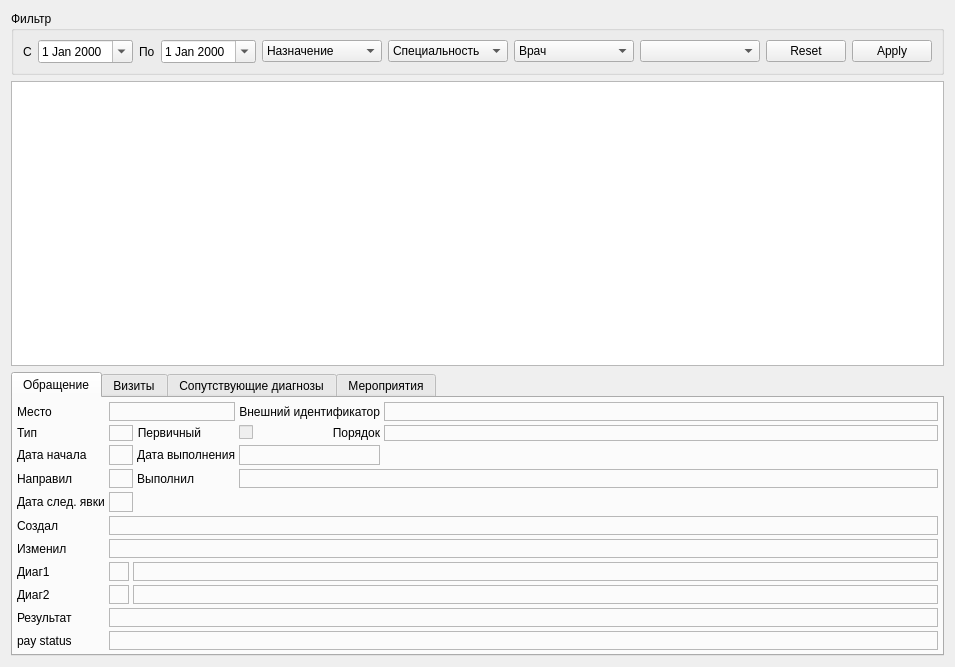
         <widget class="QWidget" name="scrollAreaWidgetContents">
          <property name="geometry">
           <rect>
            <x>0</x>
            <y>0</y>
            <width>938</width>
            <height>667</height>
           </rect>
          </property>
          <layout class="QVBoxLayout" name="verticalLayout_6">
           <item>
            <widget class="QGroupBox" name="frmAmbCardDiagnosticFilter">
             <property name="title">
              <string>Фильтр</string>
             </property>
             <layout class="QHBoxLayout" name="horizontalLayout">
              <item>
               <widget class="QLabel" name="lblAmbCardDiagnosticBegDate">
                <property name="text">
                 <string>С</string>
                </property>
               </widget>
              </item>
              <item>
               <widget class="CDateEdit" name="edtAmbCardDiagnosticsBegDate">
                <property name="calendarPopup">
                 <bool>true</bool>
                </property>
               </widget>
              </item>
              <item>
               <widget class="QLabel" name="lblAmbCardDiagnosticEndDate">
                <property name="text">
                 <string>По</string>
                </property>
               </widget>
              </item>
              <item>
               <widget class="CDateEdit" name="edtAmbCardDiagnosticsEndDate">
                <property name="calendarPopup">
                 <bool>true</bool>
                </property>
               </widget>
              </item>
              <item>
               <widget class="CRBComboBox" name="cmbAmbCardDiagnosticsPurpose">
                <property name="sizePolicy">
                 <sizepolicy hsizetype="Expanding" vsizetype="Fixed">
                  <horstretch>0</horstretch>
                  <verstretch>0</verstretch>
                 </sizepolicy>
                </property>
                <property name="minimumSize">
                 <size>
                  <width>120</width>
                  <height>0</height>
                 </size>
                </property>
                <item>
                 <property name="text">
                  <string>Назначение</string>
                 </property>
                </item>
               </widget>
              </item>
              <item>
               <widget class="CRBComboBox" name="cmbAmbCardDiagnosticsSpeciality">
                <property name="sizePolicy">
                 <sizepolicy hsizetype="Expanding" vsizetype="Fixed">
                  <horstretch>0</horstretch>
                  <verstretch>0</verstretch>
                 </sizepolicy>
                </property>
                <property name="minimumSize">
                 <size>
                  <width>120</width>
                  <height>0</height>
                 </size>
                </property>
                <item>
                 <property name="text">
                  <string>Специальность</string>
                 </property>
                </item>
               </widget>
              </item>
              <item>
               <widget class="CPersonComboBoxEx" name="cmbAmbCardDiagnosticsPerson">
                <property name="sizePolicy">
                 <sizepolicy hsizetype="Expanding" vsizetype="Fixed">
                  <horstretch>0</horstretch>
                  <verstretch>0</verstretch>
                 </sizepolicy>
                </property>
                <property name="minimumSize">
                 <size>
                  <width>120</width>
                  <height>0</height>
                 </size>
                </property>
                <item>
                 <property name="text">
                  <string>Врач</string>
                 </property>
                </item>
               </widget>
              </item>
              <item>
               <widget class="COrgStructureComboBox" name="cmbAmbOrgStructure">
                <property name="sizePolicy">
                 <sizepolicy hsizetype="Preferred" vsizetype="Fixed">
                  <horstretch>0</horstretch>
                  <verstretch>0</verstretch>
                 </sizepolicy>
                </property>
                <property name="minimumSize">
                 <size>
                  <width>120</width>
                  <height>0</height>
                 </size>
                </property>
               </widget>
              </item>
              <item>
               <widget class="QDialogButtonBox" name="cmdAmbCardDiagnosticsButtonBox">
                <property name="sizePolicy">
                 <sizepolicy hsizetype="Maximum" vsizetype="Fixed">
                  <horstretch>0</horstretch>
                  <verstretch>0</verstretch>
                 </sizepolicy>
                </property>
                <property name="orientation">
                 <enum>Qt::Horizontal</enum>
                </property>
                <property name="standardButtons">
                 <set>QDialogButtonBox::Apply|QDialogButtonBox::Reset</set>
                </property>
               </widget>
              </item>
             </layout>
            </widget>
           </item>
           <item>
            <widget class="QFrame" name="frmAmbCardDiagnostics">
             <property name="frameShape">
              <enum>QFrame::NoFrame</enum>
             </property>
             <property name="frameShadow">
              <enum>QFrame::Raised</enum>
             </property>
             <layout class="QVBoxLayout" name="verticalLayout_7">
              <property name="margin">
               <number>0</number>
              </property>
              <item>
               <widget class="CTableView" name="tblAmbCardDiagnostics">
                <property name="minimumSize">
                 <size>
                  <width>0</width>
                  <height>200</height>
                 </size>
                </property>
               </widget>
              </item>
              <item>
               <widget class="QTabWidget" name="tabAmbCardDiagnosticDetails">
                <property name="currentIndex">
                 <number>0</number>
                </property>
                <widget class="QWidget" name="tabAmbCardDiagnosticsEvent">
                 <attribute name="title">
                  <string>Обращение</string>
                 </attribute>
                 <layout class="QGridLayout" name="_4">
                  <property name="margin">
                   <number>4</number>
                  </property>
                  <property name="spacing">
                   <number>4</number>
                  </property>
                  <item row="2" column="4" colspan="2">
                   <widget class="QLabel" name="lblAmbCardEventExecDateValue">
                    <property name="frameShape">
                     <enum>QFrame::StyledPanel</enum>
                    </property>
                    <property name="frameShadow">
                     <enum>QFrame::Sunken</enum>
                    </property>
                    <property name="text">
                     <string/>
                    </property>
                   </widget>
                  </item>
                  <item row="2" column="6">
                   <spacer>
                    <property name="orientation">
                     <enum>Qt::Horizontal</enum>
                    </property>
                    <property name="sizeHint" stdset="0">
                     <size>
                      <width>171</width>
                      <height>20</height>
                     </size>
                    </property>
                   </spacer>
                  </item>
                  <item row="3" column="0">
                   <widget class="QLabel" name="lblAmbCardEventSetPerson">
                    <property name="sizePolicy">
                     <sizepolicy hsizetype="Maximum" vsizetype="Preferred">
                      <horstretch>0</horstretch>
                      <verstretch>0</verstretch>
                     </sizepolicy>
                    </property>
                    <property name="text">
                     <string>Направил</string>
                    </property>
                   </widget>
                  </item>
                  <item row="3" column="1" colspan="2">
                   <widget class="QLabel" name="lblAmbCardEventSetPersonValue">
                    <property name="frameShape">
                     <enum>QFrame::StyledPanel</enum>
                    </property>
                    <property name="frameShadow">
                     <enum>QFrame::Sunken</enum>
                    </property>
                    <property name="text">
                     <string/>
                    </property>
                   </widget>
                  </item>
                  <item row="3" column="3">
                   <widget class="QLabel" name="lblAmbCardEventExecPerson">
                    <property name="sizePolicy">
                     <sizepolicy hsizetype="Maximum" vsizetype="Preferred">
                      <horstretch>0</horstretch>
                      <verstretch>0</verstretch>
                     </sizepolicy>
                    </property>
                    <property name="text">
                     <string>Выполнил</string>
                    </property>
                    <property name="alignment">
                     <set>Qt::AlignRight|Qt::AlignTrailing|Qt::AlignVCenter</set>
                    </property>
                   </widget>
                  </item>
                  <item row="0" column="0">
                   <widget class="QLabel" name="lblAmbCardEventOrg">
                    <property name="sizePolicy">
                     <sizepolicy hsizetype="Maximum" vsizetype="Preferred">
                      <horstretch>0</horstretch>
                      <verstretch>0</verstretch>
                     </sizepolicy>
                    </property>
                    <property name="text">
                     <string>Место</string>
                    </property>
                   </widget>
                  </item>
                  <item row="0" column="1" colspan="3">
                   <widget class="QLabel" name="lblAmbCardEventOrgValue">
                    <property name="frameShape">
                     <enum>QFrame::StyledPanel</enum>
                    </property>
                    <property name="frameShadow">
                     <enum>QFrame::Sunken</enum>
                    </property>
                    <property name="text">
                     <string/>
                    </property>
                   </widget>
                  </item>
                  <item row="1" column="6">
                   <widget class="QLabel" name="lblAmbCardEventOrderValue">
                    <property name="frameShape">
                     <enum>QFrame::StyledPanel</enum>
                    </property>
                    <property name="frameShadow">
                     <enum>QFrame::Sunken</enum>
                    </property>
                    <property name="text">
                     <string/>
                    </property>
                   </widget>
                  </item>
                  <item row="2" column="0">
                   <widget class="QLabel" name="lblAmbCardEventSetDate">
                    <property name="sizePolicy">
                     <sizepolicy hsizetype="Maximum" vsizetype="Preferred">
                      <horstretch>0</horstretch>
                      <verstretch>0</verstretch>
                     </sizepolicy>
                    </property>
                    <property name="text">
                     <string>Дата начала</string>
                    </property>
                   </widget>
                  </item>
                  <item row="3" column="4" colspan="3">
                   <widget class="QLabel" name="lblAmbCardEventExecPersonValue">
                    <property name="frameShape">
                     <enum>QFrame::StyledPanel</enum>
                    </property>
                    <property name="frameShadow">
                     <enum>QFrame::Sunken</enum>
                    </property>
                    <property name="text">
                     <string/>
                    </property>
                   </widget>
                  </item>
                  <item row="4" column="0">
                   <widget class="QLabel" name="lblAmbCardEventNextDate">
                    <property name="sizePolicy">
                     <sizepolicy hsizetype="Maximum" vsizetype="Preferred">
                      <horstretch>0</horstretch>
                      <verstretch>0</verstretch>
                     </sizepolicy>
                    </property>
                    <property name="text">
                     <string>Дата след. явки</string>
                    </property>
                   </widget>
                  </item>
                  <item row="4" column="1" colspan="2">
                   <widget class="QLabel" name="lblAmbCardEventNextDateValue">
                    <property name="frameShape">
                     <enum>QFrame::StyledPanel</enum>
                    </property>
                    <property name="frameShadow">
                     <enum>QFrame::Sunken</enum>
                    </property>
                    <property name="text">
                     <string/>
                    </property>
                   </widget>
                  </item>
                  <item row="4" column="3" colspan="4">
                   <spacer>
                    <property name="orientation">
                     <enum>Qt::Horizontal</enum>
                    </property>
                    <property name="sizeHint" stdset="0">
                     <size>
                      <width>421</width>
                      <height>20</height>
                     </size>
                    </property>
                   </spacer>
                  </item>
                  <item row="5" column="0">
                   <widget class="QLabel" name="lblAmbCardEventCreatePerson">
                    <property name="text">
                     <string>Создал</string>
                    </property>
                   </widget>
                  </item>
                  <item row="2" column="1" colspan="2">
                   <widget class="QLabel" name="lblAmbCardEventSetDateValue">
                    <property name="frameShape">
                     <enum>QFrame::StyledPanel</enum>
                    </property>
                    <property name="frameShadow">
                     <enum>QFrame::Sunken</enum>
                    </property>
                    <property name="text">
                     <string/>
                    </property>
                   </widget>
                  </item>
                  <item row="2" column="3">
                   <widget class="QLabel" name="lblAmbCardEventExecDate">
                    <property name="sizePolicy">
                     <sizepolicy hsizetype="Maximum" vsizetype="Preferred">
                      <horstretch>0</horstretch>
                      <verstretch>0</verstretch>
                     </sizepolicy>
                    </property>
                    <property name="text">
                     <string>Дата выполнения</string>
                    </property>
                    <property name="alignment">
                     <set>Qt::AlignRight|Qt::AlignTrailing|Qt::AlignVCenter</set>
                    </property>
                   </widget>
                  </item>
                  <item row="0" column="4" colspan="2">
                   <widget class="QLabel" name="lblAmbCardEventExtId">
                    <property name="sizePolicy">
                     <sizepolicy hsizetype="Maximum" vsizetype="Preferred">
                      <horstretch>0</horstretch>
                      <verstretch>0</verstretch>
                     </sizepolicy>
                    </property>
                    <property name="text">
                     <string>Внешний идентификатор</string>
                    </property>
                    <property name="alignment">
                     <set>Qt::AlignRight|Qt::AlignTrailing|Qt::AlignVCenter</set>
                    </property>
                   </widget>
                  </item>
                  <item row="0" column="6">
                   <widget class="QLabel" name="lblAmbCardEventExtIdValue">
                    <property name="frameShape">
                     <enum>QFrame::StyledPanel</enum>
                    </property>
                    <property name="frameShadow">
                     <enum>QFrame::Sunken</enum>
                    </property>
                    <property name="text">
                     <string/>
                    </property>
                   </widget>
                  </item>
                  <item row="1" column="3">
                   <widget class="QLabel" name="lblAmbCardEventPrimary">
                    <property name="sizePolicy">
                     <sizepolicy hsizetype="Maximum" vsizetype="Preferred">
                      <horstretch>0</horstretch>
                      <verstretch>0</verstretch>
                     </sizepolicy>
                    </property>
                    <property name="text">
                     <string>Первичный</string>
                    </property>
                    <property name="alignment">
                     <set>Qt::AlignRight|Qt::AlignTrailing|Qt::AlignVCenter</set>
                    </property>
                   </widget>
                  </item>
                  <item row="1" column="4">
                   <widget class="QCheckBox" name="chkAmbCardEventPrimary">
                    <property name="enabled">
                     <bool>false</bool>
                    </property>
                    <property name="text">
                     <string/>
                    </property>
                    <property name="checkable">
                     <bool>true</bool>
                    </property>
                    <property name="checked">
                     <bool>false</bool>
                    </property>
                   </widget>
                  </item>
                  <item row="1" column="5">
                   <widget class="QLabel" name="lblAmbCardEventOrder">
                    <property name="sizePolicy">
                     <sizepolicy hsizetype="Maximum" vsizetype="Preferred">
                      <horstretch>0</horstretch>
                      <verstretch>0</verstretch>
                     </sizepolicy>
                    </property>
                    <property name="text">
                     <string>Порядок</string>
                    </property>
                    <property name="alignment">
                     <set>Qt::AlignRight|Qt::AlignTrailing|Qt::AlignVCenter</set>
                    </property>
                   </widget>
                  </item>
                  <item row="1" column="0">
                   <widget class="QLabel" name="lblAmbCardEventType">
                    <property name="sizePolicy">
                     <sizepolicy hsizetype="Maximum" vsizetype="Preferred">
                      <horstretch>0</horstretch>
                      <verstretch>0</verstretch>
                     </sizepolicy>
                    </property>
                    <property name="text">
                     <string>Тип</string>
                    </property>
                   </widget>
                  </item>
                  <item row="1" column="1" colspan="2">
                   <widget class="QLabel" name="lblAmbCardEventTypeValue">
                    <property name="frameShape">
                     <enum>QFrame::StyledPanel</enum>
                    </property>
                    <property name="frameShadow">
                     <enum>QFrame::Sunken</enum>
                    </property>
                    <property name="text">
                     <string/>
                    </property>
                   </widget>
                  </item>
                  <item row="5" column="1" colspan="6">
                   <widget class="QLabel" name="lblAmbCardEventCreatePersonValue">
                    <property name="frameShape">
                     <enum>QFrame::StyledPanel</enum>
                    </property>
                    <property name="frameShadow">
                     <enum>QFrame::Sunken</enum>
                    </property>
                    <property name="text">
                     <string/>
                    </property>
                   </widget>
                  </item>
                  <item row="6" column="0">
                   <widget class="QLabel" name="lblAmbCardEventModifyPerson">
                    <property name="text">
                     <string>Изменил</string>
                    </property>
                   </widget>
                  </item>
                  <item row="6" column="1" colspan="6">
                   <widget class="QLabel" name="lblAmbCardEventModifyPersonValue">
                    <property name="frameShape">
                     <enum>QFrame::StyledPanel</enum>
                    </property>
                    <property name="frameShadow">
                     <enum>QFrame::Sunken</enum>
                    </property>
                    <property name="text">
                     <string/>
                    </property>
                   </widget>
                  </item>
                  <item row="7" column="0">
                   <widget class="QLabel" name="lblAmbCardEventDiag">
                    <property name="text">
                     <string>Диаг1</string>
                    </property>
                   </widget>
                  </item>
                  <item row="7" column="1">
                   <widget class="QLabel" name="lblAmbCardEventDiagValue">
                    <property name="minimumSize">
                     <size>
                      <width>20</width>
                      <height>0</height>
                     </size>
                    </property>
                    <property name="frameShape">
                     <enum>QFrame::StyledPanel</enum>
                    </property>
                    <property name="frameShadow">
                     <enum>QFrame::Sunken</enum>
                    </property>
                    <property name="text">
                     <string/>
                    </property>
                   </widget>
                  </item>
                  <item row="7" column="2" colspan="5">
                   <widget class="QLabel" name="lblAmbCardEventDiagName">
                    <property name="frameShape">
                     <enum>QFrame::StyledPanel</enum>
                    </property>
                    <property name="frameShadow">
                     <enum>QFrame::Sunken</enum>
                    </property>
                    <property name="text">
                     <string/>
                    </property>
                   </widget>
                  </item>
                  <item row="8" column="0">
                   <widget class="QLabel" name="lblAmbCardEventDiagEx">
                    <property name="text">
                     <string>Диаг2</string>
                    </property>
                   </widget>
                  </item>
                  <item row="8" column="1">
                   <widget class="QLabel" name="lblAmbCardEventDiagExValue">
                    <property name="minimumSize">
                     <size>
                      <width>20</width>
                      <height>0</height>
                     </size>
                    </property>
                    <property name="frameShape">
                     <enum>QFrame::StyledPanel</enum>
                    </property>
                    <property name="frameShadow">
                     <enum>QFrame::Sunken</enum>
                    </property>
                    <property name="text">
                     <string/>
                    </property>
                   </widget>
                  </item>
                  <item row="8" column="2" colspan="5">
                   <widget class="QLabel" name="lblAmbCardEventDiagExName">
                    <property name="frameShape">
                     <enum>QFrame::StyledPanel</enum>
                    </property>
                    <property name="frameShadow">
                     <enum>QFrame::Sunken</enum>
                    </property>
                    <property name="text">
                     <string/>
                    </property>
                   </widget>
                  </item>
                  <item row="9" column="0">
                   <widget class="QLabel" name="lblAmbCardEventResult">
                    <property name="sizePolicy">
                     <sizepolicy hsizetype="Maximum" vsizetype="Preferred">
                      <horstretch>0</horstretch>
                      <verstretch>0</verstretch>
                     </sizepolicy>
                    </property>
                    <property name="text">
                     <string>Результат</string>
                    </property>
                   </widget>
                  </item>
                  <item row="9" column="1" colspan="6">
                   <widget class="QLabel" name="lblAmbCardEventResultValue">
                    <property name="frameShape">
                     <enum>QFrame::StyledPanel</enum>
                    </property>
                    <property name="frameShadow">
                     <enum>QFrame::Sunken</enum>
                    </property>
                    <property name="text">
                     <string/>
                    </property>
                   </widget>
                  </item>
                  <item row="10" column="0">
                   <widget class="QLabel" name="lblAmbCardEventPayStatus">
                    <property name="sizePolicy">
                     <sizepolicy hsizetype="Maximum" vsizetype="Preferred">
                      <horstretch>0</horstretch>
                      <verstretch>0</verstretch>
                     </sizepolicy>
                    </property>
                    <property name="text">
                     <string>pay status</string>
                    </property>
                   </widget>
                  </item>
                  <item row="10" column="1" colspan="6">
                   <widget class="QLabel" name="lblAmbCardEventPayStatusValue">
                    <property name="frameShape">
                     <enum>QFrame::StyledPanel</enum>
                    </property>
                    <property name="frameShadow">
                     <enum>QFrame::Sunken</enum>
                    </property>
                    <property name="text">
                     <string/>
                    </property>
                   </widget>
                  </item>
                 </layout>
                </widget>
                <widget class="QWidget" name="tabAmbCardDiagnosticsVisits">
                 <attribute name="title">
                  <string>Визиты</string>
                 </attribute>
                 <layout class="QGridLayout" name="_5">
                  <property name="margin">
                   <number>4</number>
                  </property>
                  <property name="spacing">
                   <number>4</number>
                  </property>
                  <item row="0" column="0">
                   <widget class="CTableView" name="tblAmbCardDiagnosticsVisits"/>
                  </item>
                 </layout>
                </widget>
                <widget class="QWidget" name="tabAmbCardDiagnosticsAccompDiagnostics">
                 <attribute name="title">
                  <string>Сопутствующие диагнозы</string>
                 </attribute>
                 <layout class="QGridLayout" name="_6">
                  <property name="margin">
                   <number>4</number>
                  </property>
                  <property name="spacing">
                   <number>4</number>
                  </property>
                  <item row="0" column="0">
                   <widget class="CTableView" name="tblAmbCardDiagnosticsAccompDiagnostics"/>
                  </item>
                 </layout>
                </widget>
                <widget class="QWidget" name="tabAmbCardtabAmbCardDiagnosticsActions">
                 <attribute name="title">
                  <string>Мероприятия</string>
                 </attribute>
                 <layout class="QGridLayout" name="_7">
                  <property name="margin">
                   <number>4</number>
                  </property>
                  <property name="spacing">
                   <number>4</number>
                  </property>
                  <item row="0" column="0">
                   <widget class="QSplitter" name="splitter_3">
                    <property name="orientation">
                     <enum>Qt::Horizontal</enum>
                    </property>
                    <widget class="CTableView" name="tblAmbCardDiagnosticsActions"/>
                    <widget class="CActionPropertiesTableView" name="tblAmbCardDiagnosticsActionProperties"/>
                   </widget>
                  </item>
                 </layout>
                </widget>
               </widget>
              </item>
             </layout>
            </widget>
           </item>
          </layout>
         </widget>
